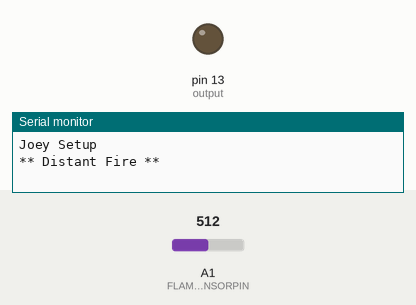
Recording of a sketch running on a simulated Arduino Uno, built with avr-gcc and run on an emulated ATmega328P. Shown: output pins drawn as LEDs (lit = HIGH), the last lines printed to the serial monitor. Inputs (shaded band) come from the test bench; at power-on: A1 (FLAMESENSORPIN) = 512.

Above: at 5.2 s.
5.3 s: A1 (FLAMESENSORPIN) set to 672
10.9 s: A1 (FLAMESENSORPIN) set to 695
At 15.0 s:
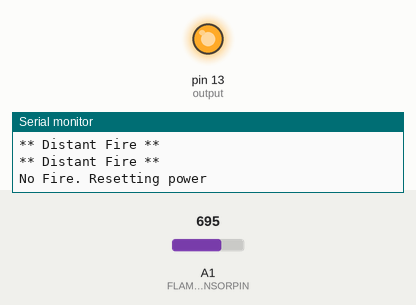
Timing chart, 0 to 20.5 s (numbered marks = the images above; inputs shaded):
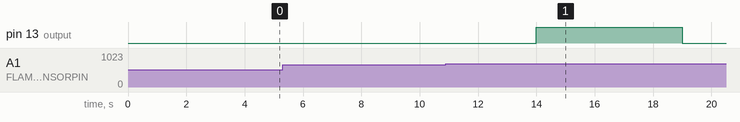

The sketch:

hotTubHeaterResetter.ino
```cpp
#define FLAMESENSORPIN A1
// lowest and highest sensor readings:
const int sensorMin = 0;     // sensor minimum
const int sensorMax = 1024;  // sensor maximum
const int output =13;

void setup() {
  // put your setup code here, to run once:
  pinMode(FLAMESENSORPIN, INPUT);
  pinMode(output, OUTPUT);
  Serial.begin(9600);
  Serial.println("Joey Setup");
  delay(4000); // wait for 10 seconds before starting
}

void loop() {
  // put your main code here, to run repeatedly:
  float sensorReading = analogRead(FLAMESENSORPIN);
  int range = map(sensorReading, sensorMin, sensorMax, 0, 3);
  //Serial.println(flame);
  // range value:
  switch (range) {
  case 0:    // A fire closer than 1.5 feet away.
    Serial.println("** Close Fire **");
    break;
  case 1:    // A fire between 1-3 feet away.
    Serial.println("** Distant Fire **");
    break;
  case 2:    // No fire detected.
    Serial.println("No Fire. Resetting power");
    // send the signal to turn off the water pump
    digitalWrite(output, HIGH);
    // wait 5 seconds before telling the relay to start the power again
    delay(5000);
    digitalWrite(output, LOW);
    // wait 7 seconds for the pump to start pumping and give the heater time to attemp to relight the flame
    // we want to mke sure we give the system time to work before we attempt to cycle the power again.
    delay(7000);
    Serial.println("done waiting");
    break;
  }
  delay(5000);  // delay 30 seconds between reads
}
```

Measured:
- the behaviour switches between 682 and 683 on A1 (FLAMESENSORPIN) (found by bisection; images 0 and 1)
- after the input at 10.9 s, pin 13 (output): LOW → HIGH after 3.1 s, → LOW 5.0 s later
